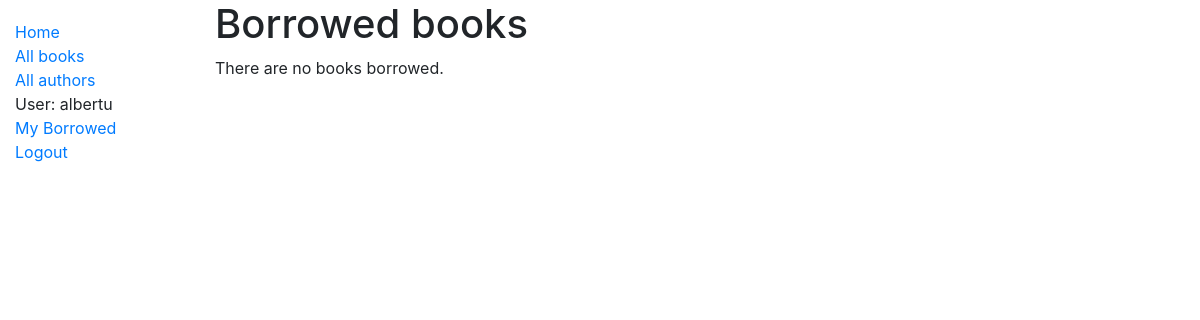
Before: /catalog/mybooks/ (signed in) with the older database file.
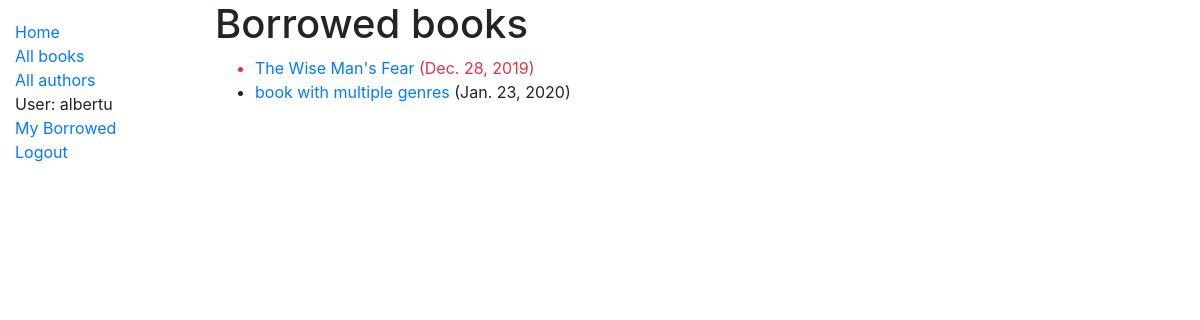
After: the same page with the newer database file.
### catalog/models.py (models this page shows, shortened)
class BookInstance(models.Model):
    id = models.UUIDField(primary_key=True, default=uuid.uuid4, help_text='Unique ID for this particular book across whole library')
    book = models.ForeignKey('Book', on_delete=models.SET_NULL, null=True)
    imprint = models.CharField(max_length=200, help_text='version details of a book')
    due_back = models.DateField(null=True, blank=True)
    borrower = models.ForeignKey(User, on_delete=models.SET_NULL, null=True, blank=True)
    @property
    def is_overdue(self):
        if self.due_back and date.today() > self.due_back:
            return True
        return False
    LOAN_STATUS = (
        ('m', 'Maintenance'),
        ('o', 'On loan'),
        ('a', 'Available'),
        ('r', 'Reserved'),
    )
    status = models.CharField(
        max_length=1,
        choices=LOAN_STATUS,
        blank=True,
        default='m',
        help_text='Book availability',
    )
    class Meta:
        ordering = ['due_back']
        permissions = (
            ('can_mark_returned', 'Set book as returned'),
            ('librarian', 'Librarian access'),
        )

class Book(models.Model):
    title = models.CharField(max_length=200)
    author = models.ForeignKey('Author', on_delete=models.SET_NULL, null=True)
    summary = models.TextField(max_length=1000, help_text='Enter a brief description of the book')
    isbn = models.CharField('ISBN', max_length=13, help_text='13 Character <a href="https://www.isbn-international.org/content/what-isbn">ISBN number</a>')
    genre = models.ManyToManyField(Genre, help_text='Select a genre for this book')
    def display_genre(self):
        """Because one book can have multiple genres, creates a string with the first 3 Genres.
         This is required to display genre in Admin."""
        return ', '.join([genre.name for genre in self.genre.all()[:3]])
    display_genre.short_description = 'Genre'

### catalog/views.py (the view)
# urls.py: path('mybooks/', views.LoanedBooksByUserListView.as_view(), name='my-borrowed'),
class LoanedBooksByUserListView(LoginRequiredMixin, generic.ListView):
    model = BookInstance
    template_name = 'catalog/bookinstance_list_borrowed_user.html'
    paginate_by = 10
    def get_queryset(self):
        return BookInstance.objects.filter(borrower=self.request.user).filter(status__exact='o').order_by('due_back')

### catalog/templates/catalog/bookinstance_list_borrowed_user.html
{% extends "base_generic.html" %}
{% block content %}
    <h1>Borrowed books</h1>
    {% if bookinstance_list %}
    <ul>
      {% for bookinst in bookinstance_list %}
      <li class="{% if bookinst.is_overdue %}text-danger{% endif %}">
        <a href="{% url 'book-detail' bookinst.book.pk %}">{{ bookinst.book.title }}</a> ({{ bookinst.due_back }})
      </li>
      {% endfor %}
    </ul>
    {% else %}
      <p>There are no books borrowed.</p>
    {% endif %}
{% endblock %}

### catalog/templates/base_generic.html (shortened to what this page needs)
<!DOCTYPE html>
<html lang="en">
<head>
  <link rel="stylesheet" href="https://stackpath.bootstrapcdn.com/bootstrap/4.1.3/css/bootstrap.min.css">
  {% load static %}
  <link rel="stylesheet" href="{% static 'css/styles.css' %}">
</head>
<body>
  <div class="container-fluid">
    <div class="row">
      <div class="col-sm-2">
        {% block sidebar %}
          <ul class="sidebar-nav">
            <li><a href="{% url 'index' %}">Home</a></li>
            <li><a href="{% url 'books' %}">All books</a></li>
            <li><a href="{% url 'authors' %}">All authors</a></li>
            {% if user.is_authenticated %}
              <li>User: {{ user.get_username }}</li>
              <li><a href="{% url 'my-borrowed' %}">My Borrowed</a></li>
              <li><a href="{% url 'logout'%}?next={{request.path}}">Logout</a></li>
            {% else %}
              <li><a href="{% url 'login'%}?next={{request.path}}">Login</a></li>
            {% endif %}
          </ul>
        {% endblock %}
      </div>
      <div class="col-sm-10 ">
        {% block content %}
        {% endblock %}
      </div>
    </div>
  </div>
</body>
</html>

### catalog/static/css/styles.css (style rules this page uses)
.sidebar-nav { margin-top: 20px; padding: 0; list-style: none; }

Changed rows visible on the page:
now on this page (row edited): BookInstance: book "The Wise Man's Fear", due_back "Dec. 28, 2019"
now on this page (row edited): BookInstance: book "book with multiple genres", due_back "Jan. 23, 2020"
Other visible differences:
text no longer shown: "There are no books borrowed."
